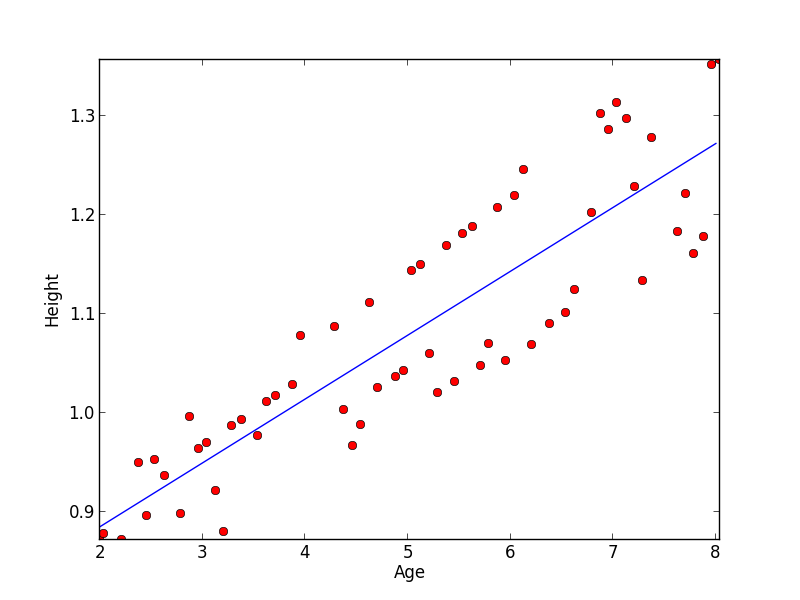

Here is the Python script that generated this plot:
import numpy as np
import matplotlib.pyplot as plt 

data = np.loadtxt(open("girls_train.csv","rb"),delimiter=",")

axes = [min(data.T[0]), max(data.T[0]), min(data.T[1]), max(data.T[1])]

plt.plot(data.T[0], data.T[1], 'ro')
plt.axis(axes)
plt.xlabel('Age')
plt.ylabel('Height')

## Gradient Descent Algorithm ##

# Mean-square Error
def computeError(betas, data):
	error = 0
	for i in range(0, data.shape[0]):
		error += (data[i][1] - (betas[1] * data[i][0] + betas[0])) ** 2
	return error / float(data.shape[0])

# Step function to update betas
def step(betas, data, learningRate, X):
	new_betas = [0,0]
	n = float(data.shape[0])
	b0_grad = 0 
	b1_grad = 0
	for i in range(0, int(n)):
		b0_grad += 1/n * (betas[0] + betas[1] * X[i][1] - data.T[1][i]) * X[i][0]
		b1_grad += 1/n * (betas[0] + betas[1] * X[i][1] - data.T[1][i]) * X[i][1]
	new_betas[0] = betas[0] - learningRate * b0_grad
	new_betas[1] = betas[1] - learningRate * b1_grad
	return new_betas

# Put it all together
def runGD(data, learningRate, iterations):
	# Setup Parameters
	y = data.T[1]
	X = np.column_stack((np.ones(len(y)), data.T[0]))
	betas = [0,0]

	for i in range(0, iterations):
		betas = step(betas, data, learningRate, X)

	return betas

results = runGD(data, 0.05, 1500)

print results
result_x = np.arange(0, max(data.T[0]), .1)
result_y = results[0] + results[1] * result_x

plt.plot(result_x, result_y)

print computeError(results, data)
plt.show()
